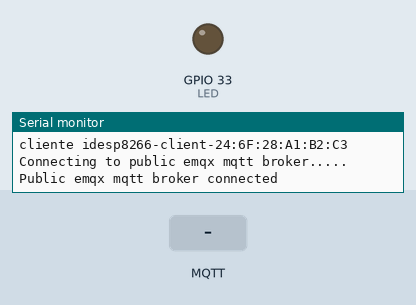
Simulated run of this sketch. Board: ESP32. On the bench: output pins drawn as LEDs (lit = HIGH), the last lines printed to the serial monitor. The test bench sets the inputs (shaded band). WiFi joins after 1.5 s; servers stay silent unless stated; no MQTT or app messages arrive unless stated.

Above: at 2.7 s.
2.8 s: MQTT message "on" arrives on the first subscribed topic
At 3.3 s:
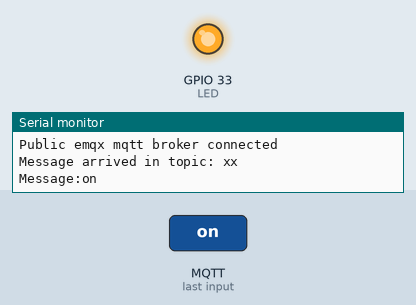
4.3 s: MQTT message "off" arrives on the first subscribed topic
At 5.7 s:
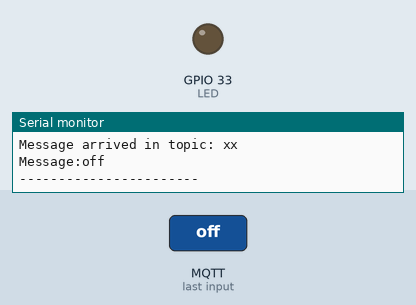
Timing chart, 0 to 7.3 s (numbered marks = the images above; inputs shaded):
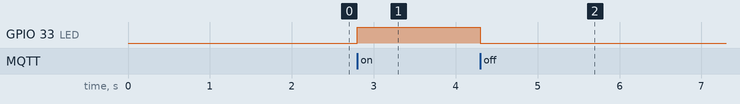

The sketch:

mqtt.ino
```cpp
#include <WiFi.h>
#include <PubSubClient.h>
#include <string.h>


#define LED 33

// WiFi
const char *ssid = "xxxxxxxx"; // Enter your WiFi name
const char *password = "xxxxxxxx";  // Enter WiFi password

// MQTT Broker
const char *mqtt_broker = "broker.emqx.io"; //Enter your broker name
const char *topic = "xx";
const char *mqtt_username = "emqx";
const char *mqtt_password = "public";
const int mqtt_port = 1883;

WiFiClient espClient;
PubSubClient client(espClient);

void setup() {
    //Set pin Mode
    pinMode(LED, OUTPUT);
    // Set software serial baud to 115200;
    Serial.begin(115200);
    // connecting to a WiFi network
    WiFi.begin(ssid, password);
    while (WiFi.status() != WL_CONNECTED) {
        delay(500);
        Serial.println("Connecting to WiFi..");
    }
    Serial.println("Connected to the WiFi network");
    //connecting to a mqtt broker
    client.setServer(mqtt_broker, mqtt_port);
    client.setCallback(callback);
    while (!client.connected()) {
        String client_id = "esp8266-client-";
        client_id += String(WiFi.macAddress());
        Serial.println("cliente id"+client_id);
        const char *clientId = client_id.c_str();
        Serial.println("Connecting to public emqx mqtt broker.....");
        if (client.connect(clientId, mqtt_username, mqtt_password)) {
            Serial.println("Public emqx mqtt broker connected");
        } else {
            Serial.print("failed with state ");
            Serial.print(client.state());
            delay(2000);
        }
    }
    // publish and subscribe
    client.publish(topic, "hello emqx");
    client.subscribe(topic);
}

void callback(char *topic, byte *payload, unsigned int length) {
    Serial.print("Message arrived in topic: ");
    Serial.println(topic);
    Serial.print("Message:");
    String message;
    for (int i = 0; i < length; i++) {
        message = message + (char) payload[i];  // convert *byte to string
    }
    Serial.print(message);
    if(message.indexOf("on") != -1) { digitalWrite(LED, HIGH); delay(1000);}   // LED on
    if(message.indexOf("off") != -1) { digitalWrite(LED, LOW); } // LED off
    Serial.println();
    Serial.println("-----------------------");
}

void loop() {
    client.loop();
}
```

Measured:
- after the input at 2.8 s, GPIO 33 (LED): LOW → HIGH at once
- after the input at 4.3 s, GPIO 33 (LED): HIGH → LOW at once
